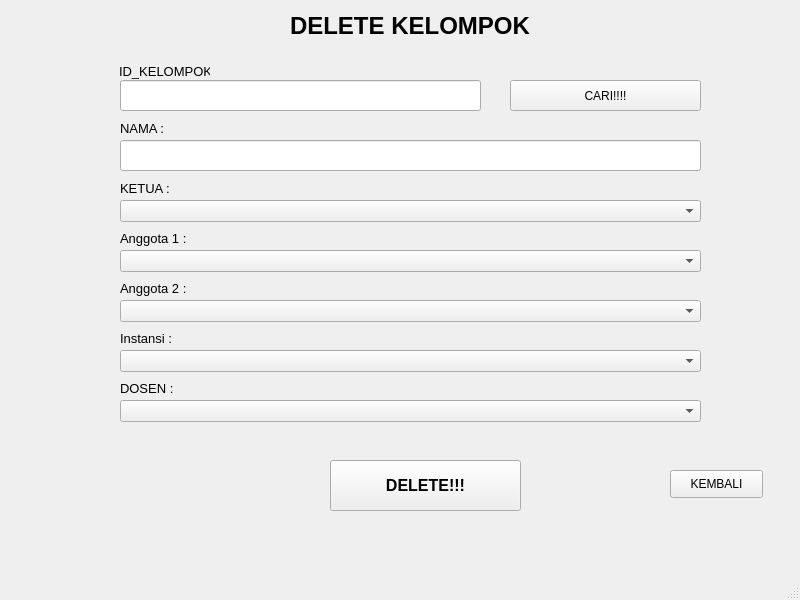
<?xml version="1.0" encoding="UTF-8"?>
<ui version="4.0">
 <class>MainWindow</class>
 <widget class="QMainWindow" name="MainWindow">
  <property name="geometry">
   <rect>
    <x>0</x>
    <y>0</y>
    <width>800</width>
    <height>600</height>
   </rect>
  </property>
  <property name="windowTitle">
   <string>MainWindow</string>
  </property>
  <widget class="QWidget" name="centralwidget">
   <widget class="QLabel" name="label_5">
    <property name="geometry">
     <rect>
      <x>120</x>
      <y>230</y>
      <width>211</width>
      <height>16</height>
     </rect>
    </property>
    <property name="font">
     <font>
      <pointsize>10</pointsize>
     </font>
    </property>
    <property name="text">
     <string>Anggota 1 :</string>
    </property>
   </widget>
   <widget class="QPushButton" name="pushButton_cari">
    <property name="geometry">
     <rect>
      <x>510</x>
      <y>80</y>
      <width>191</width>
      <height>31</height>
     </rect>
    </property>
    <property name="text">
     <string>CARI!!!!</string>
    </property>
   </widget>
   <widget class="QComboBox" name="comboBox_instansi">
    <property name="geometry">
     <rect>
      <x>120</x>
      <y>350</y>
      <width>581</width>
      <height>22</height>
     </rect>
    </property>
   </widget>
   <widget class="QLabel" name="label_9">
    <property name="geometry">
     <rect>
      <x>120</x>
      <y>330</y>
      <width>211</width>
      <height>16</height>
     </rect>
    </property>
    <property name="font">
     <font>
      <pointsize>10</pointsize>
     </font>
    </property>
    <property name="text">
     <string>Instansi :</string>
    </property>
   </widget>
   <widget class="QPushButton" name="btn_tambah">
    <property name="geometry">
     <rect>
      <x>330</x>
      <y>460</y>
      <width>191</width>
      <height>51</height>
     </rect>
    </property>
    <property name="font">
     <font>
      <pointsize>12</pointsize>
      <weight>75</weight>
      <bold>true</bold>
     </font>
    </property>
    <property name="text">
     <string>DELETE!!!</string>
    </property>
   </widget>
   <widget class="QLabel" name="label_6">
    <property name="geometry">
     <rect>
      <x>120</x>
      <y>280</y>
      <width>211</width>
      <height>16</height>
     </rect>
    </property>
    <property name="font">
     <font>
      <pointsize>10</pointsize>
     </font>
    </property>
    <property name="text">
     <string>Anggota 2 :</string>
    </property>
   </widget>
   <widget class="QPushButton" name="btn_kembali">
    <property name="geometry">
     <rect>
      <x>670</x>
      <y>470</y>
      <width>93</width>
      <height>28</height>
     </rect>
    </property>
    <property name="text">
     <string>KEMBALI</string>
    </property>
   </widget>
   <widget class="QLabel" name="label_7">
    <property name="geometry">
     <rect>
      <x>290</x>
      <y>10</y>
      <width>281</width>
      <height>31</height>
     </rect>
    </property>
    <property name="font">
     <font>
      <pointsize>18</pointsize>
      <weight>75</weight>
      <bold>true</bold>
     </font>
    </property>
    <property name="text">
     <string>DELETE KELOMPOK</string>
    </property>
   </widget>
   <widget class="QLabel" name="label_10">
    <property name="geometry">
     <rect>
      <x>120</x>
      <y>380</y>
      <width>211</width>
      <height>16</height>
     </rect>
    </property>
    <property name="font">
     <font>
      <pointsize>10</pointsize>
     </font>
    </property>
    <property name="text">
     <string>DOSEN :</string>
    </property>
   </widget>
   <widget class="QComboBox" name="comboBox_anggota1">
    <property name="geometry">
     <rect>
      <x>120</x>
      <y>250</y>
      <width>581</width>
      <height>22</height>
     </rect>
    </property>
   </widget>
   <widget class="QLineEdit" name="lineEdit_nama">
    <property name="geometry">
     <rect>
      <x>120</x>
      <y>140</y>
      <width>581</width>
      <height>31</height>
     </rect>
    </property>
    <property name="font">
     <font>
      <pointsize>10</pointsize>
     </font>
    </property>
    <property name="text">
     <string/>
    </property>
   </widget>
   <widget class="QLabel" name="label_8">
    <property name="geometry">
     <rect>
      <x>119</x>
      <y>63</y>
      <width>91</width>
      <height>16</height>
     </rect>
    </property>
    <property name="font">
     <font>
      <pointsize>10</pointsize>
     </font>
    </property>
    <property name="text">
     <string>ID_KELOMPOK :</string>
    </property>
   </widget>
   <widget class="QComboBox" name="comboBox_ketua">
    <property name="geometry">
     <rect>
      <x>120</x>
      <y>200</y>
      <width>581</width>
      <height>22</height>
     </rect>
    </property>
   </widget>
   <widget class="QLabel" name="label_3">
    <property name="geometry">
     <rect>
      <x>120</x>
      <y>120</y>
      <width>161</width>
      <height>16</height>
     </rect>
    </property>
    <property name="font">
     <font>
      <pointsize>10</pointsize>
     </font>
    </property>
    <property name="text">
     <string>NAMA :</string>
    </property>
   </widget>
   <widget class="QLabel" name="label_4">
    <property name="geometry">
     <rect>
      <x>120</x>
      <y>180</y>
      <width>161</width>
      <height>16</height>
     </rect>
    </property>
    <property name="font">
     <font>
      <pointsize>10</pointsize>
     </font>
    </property>
    <property name="text">
     <string>KETUA :</string>
    </property>
   </widget>
   <widget class="QComboBox" name="comboBox_5">
    <property name="geometry">
     <rect>
      <x>120</x>
      <y>400</y>
      <width>581</width>
      <height>22</height>
     </rect>
    </property>
   </widget>
   <widget class="QComboBox" name="comboBox_anggota2">
    <property name="geometry">
     <rect>
      <x>120</x>
      <y>300</y>
      <width>581</width>
      <height>22</height>
     </rect>
    </property>
   </widget>
   <widget class="QLineEdit" name="lineEdit_id">
    <property name="geometry">
     <rect>
      <x>120</x>
      <y>80</y>
      <width>361</width>
      <height>31</height>
     </rect>
    </property>
    <property name="font">
     <font>
      <pointsize>10</pointsize>
     </font>
    </property>
    <property name="text">
     <string/>
    </property>
   </widget>
  </widget>
  <widget class="QMenuBar" name="menubar">
   <property name="geometry">
    <rect>
     <x>0</x>
     <y>0</y>
     <width>800</width>
     <height>21</height>
    </rect>
   </property>
  </widget>
  <widget class="QStatusBar" name="statusbar"/>
 </widget>
 <resources/>
 <connections/>
</ui>
